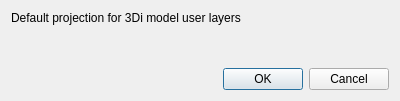
<?xml version="1.0" encoding="UTF-8"?>
<ui version="4.0">
 <class>projection_dialog</class>
 <widget class="QDialog" name="projection_dialog">
  <property name="geometry">
   <rect>
    <x>0</x>
    <y>0</y>
    <width>400</width>
    <height>101</height>
   </rect>
  </property>
  <property name="windowTitle">
   <string>Select projection</string>
  </property>
  <layout class="QGridLayout" name="gridLayout">
   <item row="1" column="0">
    <widget class="QgsProjectionSelectionWidget" name="projection_selection"/>
   </item>
   <item row="3" column="0">
    <widget class="QDialogButtonBox" name="buttonBox">
     <property name="orientation">
      <enum>Qt::Horizontal</enum>
     </property>
     <property name="standardButtons">
      <set>QDialogButtonBox::Cancel|QDialogButtonBox::Ok</set>
     </property>
    </widget>
   </item>
   <item row="0" column="0">
    <widget class="QLabel" name="label">
     <property name="text">
      <string>Default projection for 3Di model user layers</string>
     </property>
    </widget>
   </item>
   <item row="2" column="0">
    <spacer name="verticalSpacer">
     <property name="orientation">
      <enum>Qt::Vertical</enum>
     </property>
     <property name="sizeHint" stdset="0">
      <size>
       <width>20</width>
       <height>40</height>
      </size>
     </property>
    </spacer>
   </item>
  </layout>
 </widget>
 <customwidgets>
  <customwidget>
   <class>QgsProjectionSelectionWidget</class>
   <extends>QWidget</extends>
   <header>qgsprojectionselectionwidget.h</header>
  </customwidget>
 </customwidgets>
 <resources/>
 <connections>
  <connection>
   <sender>buttonBox</sender>
   <signal>accepted()</signal>
   <receiver>projection_dialog</receiver>
   <slot>accept()</slot>
   <hints>
    <hint type="sourcelabel">
     <x>248</x>
     <y>254</y>
    </hint>
    <hint type="destinationlabel">
     <x>157</x>
     <y>274</y>
    </hint>
   </hints>
  </connection>
  <connection>
   <sender>buttonBox</sender>
   <signal>rejected()</signal>
   <receiver>projection_dialog</receiver>
   <slot>reject()</slot>
   <hints>
    <hint type="sourcelabel">
     <x>316</x>
     <y>260</y>
    </hint>
    <hint type="destinationlabel">
     <x>286</x>
     <y>274</y>
    </hint>
   </hints>
  </connection>
 </connections>
</ui>
